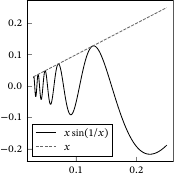

Python code for this plot:
from pathlib import PurePath
import numpy as np
import matplotlib as mpl
import matplotlib.pyplot as plt

filedir = PurePath(__file__).parent
styledir = filedir.parents[1] / "./style"

plt.style.use(str(styledir / "./base.mplstyle"))
mpl.use("pgf")
mpl.rc("pgf", preamble="\\usepackage{" + (styledir / "./matplotlib").as_posix() + "}")

x = 0.03 + np.linspace(0, 0.22, 600)

plt.figure()
plt.plot(x, x * np.sin(1 / x), label=r"$x\sin(1/x)$")
plt.plot(x, x, label="$x$")
plt.legend()
plt.savefig(str(filedir / "./asymptotic.pdf"))
